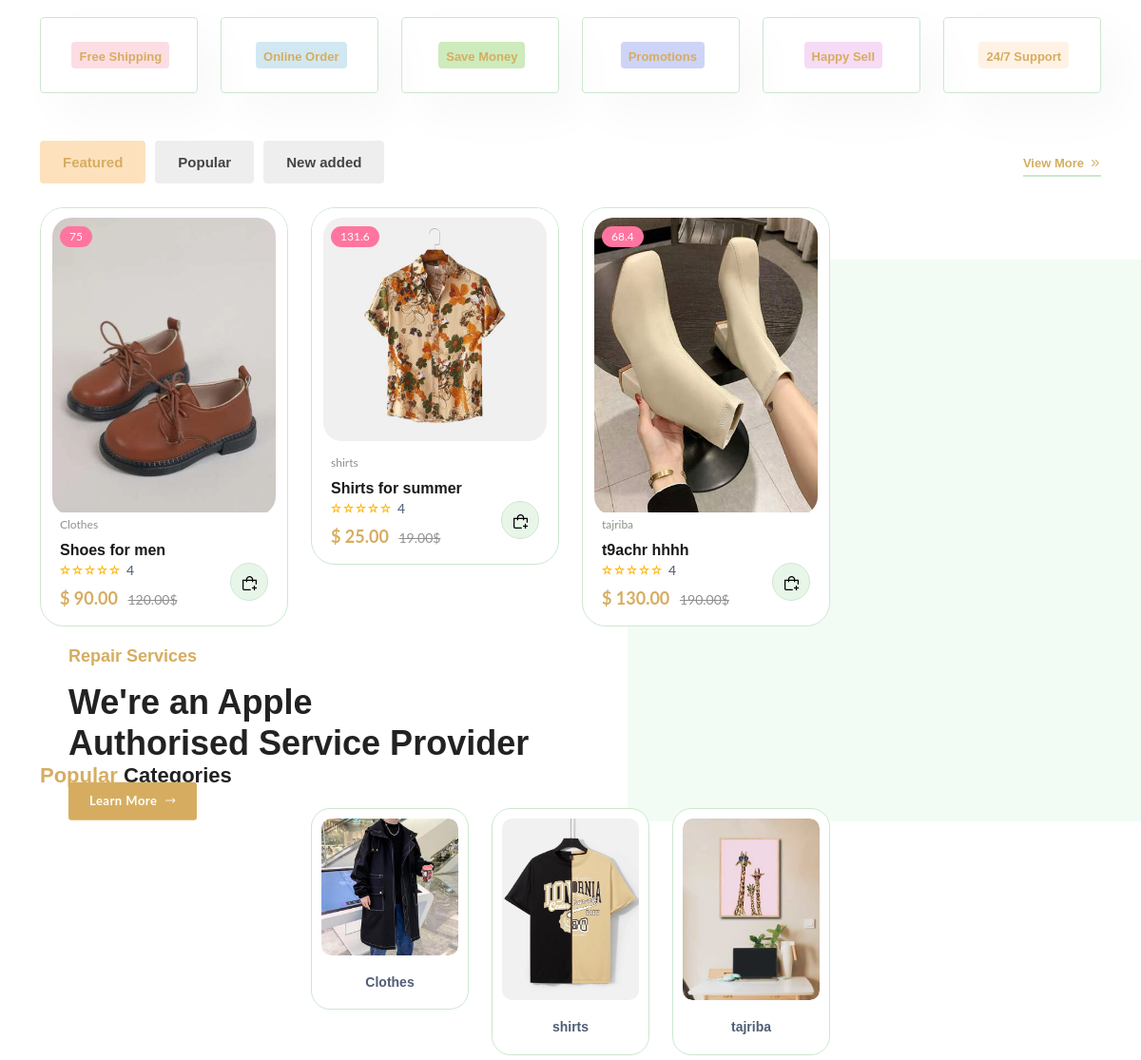
The app's page / (middle part), older data.
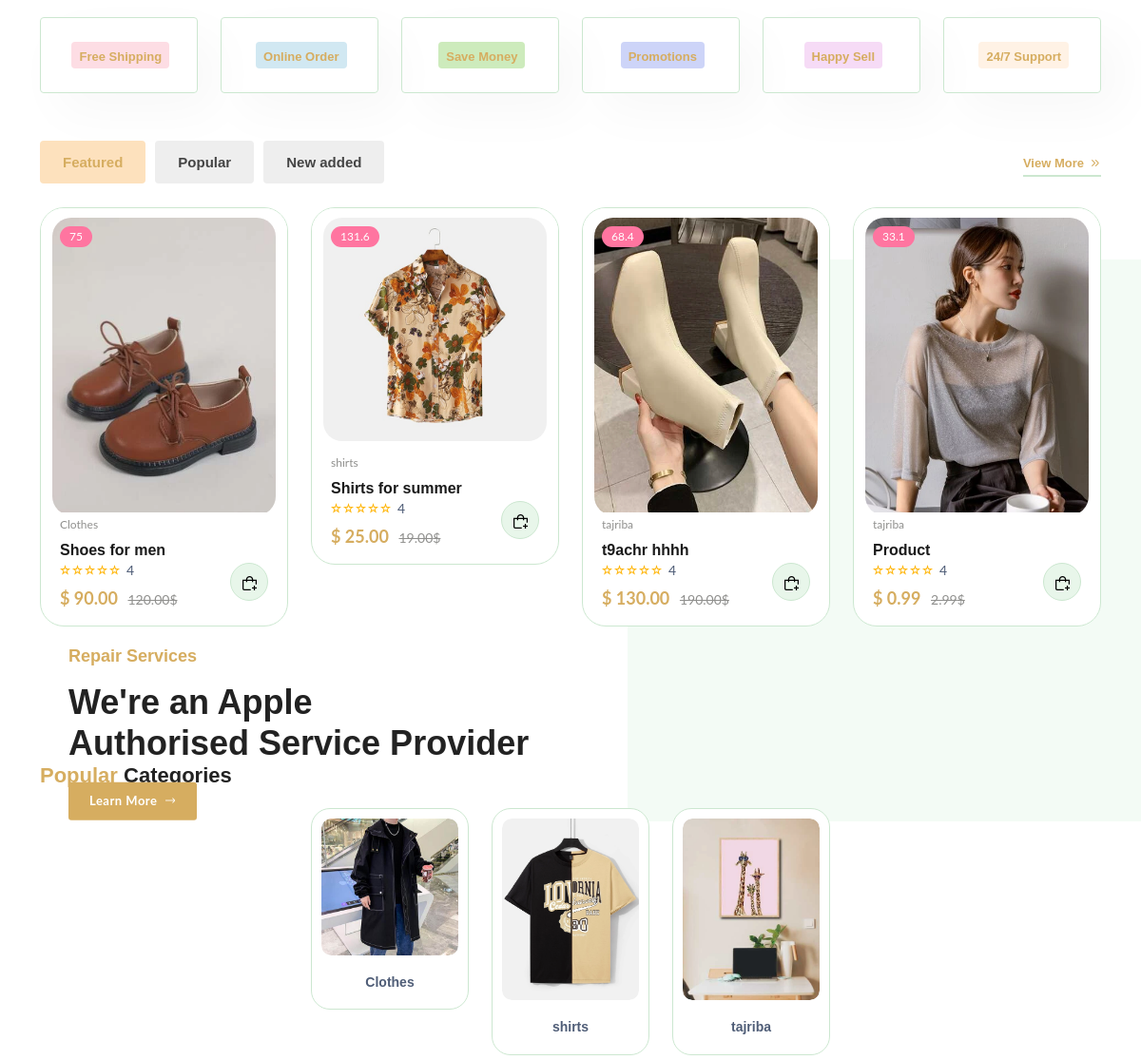
The same page, newer data.
### ecommerce/models.py (models this page shows, shortened)
class Product(models.Model):
    pid = ShortUUIDField(unique=True, length = 10, max_length = 20, prefix="pro", alphabet = "abcdefgh12345")
    user = models.ForeignKey(User, on_delete=models.SET_NULL, null=True)
    category = models.ForeignKey(Category, on_delete=models.SET_NULL, null=True, related_name ="category")
    vendor = models.ForeignKey(Vendor, on_delete=models.SET_NULL, null=True, related_name="products")
    title = models.CharField(max_length=100, default="Product")
    image = models.ImageField(upload_to=user_directory_path, default="product.jpg")
    small_description = RichTextUploadingField(null=True, blank=True, default="small description")
    description = RichTextUploadingField(null=True, blank=True, default="This is the product")
    price = models.DecimalField(max_digits=99999999999999, decimal_places=2, default="0.99")
    old_price = models.DecimalField(max_digits=99999999999999, decimal_places=2, default="2.99")
    specifications = RichTextUploadingField(null=True, blank = True)
    type = models.CharField(max_length=100, default="Organic", null=True, blank = True)
    stock_count = models.CharField(max_length=100, default="12", null=True, blank = True)
    waranty = models.CharField(max_length=100, default="1", null=True, blank = True)
    mfd = models.DateTimeField(auto_now_add=False, null=True, blank = True)
    p_quantity = models.CharField(max_length=100, default="2 shoes")
    frame = models.CharField(max_length=10, default="Iron")
    weight_wo_wheels = models.CharField(max_length=10, default="20LBS")
    weight_capacity = models.CharField(max_length=10, default="80LBS")
    size = models.CharField(max_length=10, default="All Sizes")
    tags = TaggableManager(blank = True)
    product_status = models.CharField(choices=STATUS_CHOICE, max_length=10, default="in_review")
    p_return = models.CharField(choices=RETURN, max_length=50, default="7 Days Return Policy")
    cod = models.CharField(choices=COD, max_length=50, default="Cash on Delivery Available")
    color = models.CharField(choices=COLOR_CHOICES, max_length=50, blank=True, null=True)
    Type_of_packing = models.CharField(choices=PACKAGE_CHOICES, max_length=50, blank=True, null=True, default="Foil Sealed Bags")
    status = models.BooleanField(default=True)
    in_stock = models.BooleanField(default=True)
    featured = models.BooleanField(default=False)
    digital = models.BooleanField(default=False)
    sku = ShortUUIDField(unique=True, length = 10, max_length = 20, prefix="SKU", alphabet = "ABCD1234")
    date = models.DateTimeField(auto_now_add=True)
    updated = models.DateTimeField(null=True, blank=True)
    class Meta:
        verbose_name_plural = "Products"
    def get_percentage(self):
        new_price = (self.price / self.old_price) * 100
        return new_price

class Category(models.Model):
    cid = ShortUUIDField(unique=True, length = 10, max_length = 20, prefix="cat", alphabet = "abcdefgh12345")
    title = models.CharField(max_length=100, default="")
    image = models.ImageField(upload_to="category", default="category.jpg")
    class Meta:
        verbose_name_plural = "Categories"
    def __str__(self):
        return self.title

### ecommerce/views.py (the view)
# urls.py: path("" , index, name = "index"),
def index(request):
    products = Product.objects.filter(product_status = "published", featured = True)
    context = {
        "products": products
    }
    return render(request, 'ecommerce/index.html', context)

### ecommerce/context_processor.py (called while the page is built)
def default(request):
    categories = Category.objects.all()
    try:
        address = Address.objects.get(user=request.user)
    except:
        address = None
    return {
        'categories':categories,
        'address':address,
    }

### templates/ecommerce/index.html (shortened to what this page needs)
{% extends "patials/base.html" %}
{% load static%}
{% block content %}
<main class="main">
    <section class="featured section-padding position-relative">
        <div class="container">
            <div class="row">
                <div class="col-lg-2 col-md-4 mb-md-3 mb-lg-0">
                    <div class="banner-features wow fadeIn animated hover-up">
                        <h4 class="bg-1">Free Shipping</h4>
                    </div>
                </div>
                <div class="col-lg-2 col-md-4 mb-md-3 mb-lg-0">
                    <div class="banner-features wow fadeIn animated hover-up">
                        <h4 class="bg-3">Online Order</h4>
                    </div>
                </div>
                <div class="col-lg-2 col-md-4 mb-md-3 mb-lg-0">
                    <div class="banner-features wow fadeIn animated hover-up">
                        <h4 class="bg-2">Save Money</h4>
                    </div>
                </div>
                <div class="col-lg-2 col-md-4 mb-md-3 mb-lg-0">
                    <div class="banner-features wow fadeIn animated hover-up">
                        <h4 class="bg-4">Promotions</h4>
                    </div>
                </div>
                <div class="col-lg-2 col-md-4 mb-md-3 mb-lg-0">
                    <div class="banner-features wow fadeIn animated hover-up">
                        <h4 class="bg-5">Happy Sell</h4>
                    </div>
                </div>
                <div class="col-lg-2 col-md-4 mb-md-3 mb-lg-0">
                    <div class="banner-features wow fadeIn animated hover-up">
                        <h4 class="bg-6">24/7 Support</h4>
                    </div>
                </div>
            </div>
        </div>
    </section>
    <section class="product-tabs section-padding position-relative wow fadeIn animated">
        <div class="bg-square"></div>
        <div class="container">
            <div class="tab-header">
                <ul class="nav nav-tabs" id="myTab" role="tablist">
                    <li class="nav-item" role="presentation">
                        <button class="nav-link active" id="nav-tab-one" data-bs-toggle="tab" data-bs-target="#tab-one" type="button" role="tab" aria-controls="tab-one" aria-selected="true">Featured</button>
                    </li>
                    <li class="nav-item" role="presentation">
                        <button class="nav-link" id="nav-tab-two" data-bs-toggle="tab" data-bs-target="#tab-two" type="button" role="tab" aria-controls="tab-two" aria-selected="false">Popular</button>
                    </li>
                    <li class="nav-item" role="presentation">
                        <button class="nav-link" id="nav-tab-three" data-bs-toggle="tab" data-bs-target="#tab-three" type="button" role="tab" aria-controls="tab-three" aria-selected="false">New added</button>
                    </li>
                </ul>
                <a href="#" class="view-more d-none d-md-flex">View More<i class="fi-rs-angle-double-small-right"></i></a>
            </div>
            <div class="tab-content wow fadeIn animated" id="myTabContent">
                <div class="tab-pane fade show active" id="tab-one" role="tabpanel" aria-labelledby="tab-one">
                    <div class="row product-grid-4">
                        {% for product in products %}
                        <div class="col-lg-3 col-md-4 col-sm-6 col-xs-6 col-6">
                            <div class="product-cart-wrap mb-30">
                                <div class="product-img-action-wrap">
                                    <div class="product-img product-img-zoom">
                                        <a href="{% url 'ecommerce:product-detail' product.pid %}">
                                            <img class="default-img" src="{{product.image.url}}" alt="">
                                        </a>
                                    </div>
                                    <div class="product-badges product-badges-position product-badges-mrg">
                                        <span class="hot">{{product.get_percentage|floatformat}}</span>
                                    </div>
                                </div>
                                <div class="product-content-wrap">
                                    <div class="product-category">
                                        <a href="shop.html"> {{product.category}} </a>
                                    </div>
                                    <h2><a href="product-details.html"> {{product.title}} </a></h2>
                                    <div class="rating-result" title="90%">
                                        <span>
                                            <span> 4 </span>
                                        </span>
                                    </div>
                                    <div class="product-price">
                                       <span>$</span><span class="current-product-price-{{ product.id }}"> {{product.price}}</span>
                                        <span class="old-price"> {{product.old_price}}$ </span>
                                    </div>
                                    <div class="product-action-1 show">
                                        <button aria-label="Add To Cart" class="add add-to-cart-btn" data-index="{{product.id}}" id = "add-to-cart-btn"><i class="fi-rs-shopping-bag-add"></i></button>
                                    </div>
                                </div>
                            </div>
                        </div>
                        {% endfor %}
                    </div>
                </div>
            </div>
        </div>
    </section>
    <section class="banner-2 section-padding pb-0">
        <div class="container">
            <div class="banner-img banner-big wow fadeIn animated f-none">
                <div class="banner-text d-md-block d-none">
                    <h4 class="mb-15 mt-40 text-brand">Repair Services</h4>
                    <h1 class="fw-600 mb-20">We're an Apple <br>Authorised Service Provider</h1>
                    <a href="shop.html" class="btn">Learn More <i class="fi-rs-arrow-right"></i></a>
                </div>
            </div>
        </div>
    </section>
    <section class="popular-categories section-padding mt-15 mb-25">
        <div class="container wow fadeIn animated">
            <h3 class="section-title mb-20"><span>Popular</span> Categories</h3>
            <div class="carausel-6-columns-cover position-relative">
                <div class="carausel-6-columns" id="carausel-6-columns">
                    {% for c in categories %}
                    <div class="card-1">
                        <figure class=" img-hover-scale overflow-hidden">
                            <a href="{% url 'ecommerce:category_product_list' c.cid %}"><img src="{{c.image.url}}" alt=""></a>
                        </figure>
                        <h5><a href="{% url 'ecommerce:category_product_list' c.cid %}"> {{c.title}} </a></h5>
                    </div>
                    {% endfor %}
                    </div>
                </div>
            </div>
    </section>
    <section class="banners mb-15">
        <div class="container">
            <div class="row">
                <div class="col-lg-4 col-md-6">
                    <div class="banner-img wow fadeIn animated">
                        <div class="banner-text">
                        </div>
                    </div>
                </div>
                <div class="col-lg-4 col-md-6">
                    <div class="banner-img wow fadeIn animated">
                        <div class="banner-text">
                        </div>
                    </div>
                </div>
            </div>
        </div>
    </section>
</main>
{% endblock content %}

### templates/patials/base.html (shortened to what this page needs)
{% load static %}
<!DOCTYPE html>
<html class="no-js" lang="en">
<head>
<link rel="stylesheet" href="{% static 'assets/css/main.css' %}">
<link rel="stylesheet" href="{%  static 'assets/css/custom.css'%}">
<link rel="stylesheet" href="https://cdnjs.cloudflare.com/ajax/libs/font-awesome/6.0.0-beta3/css/all.min.css">
<link rel="stylesheet" href="https://use.fontawesome.com/releases/v5.15.4/css/all.css">
</head>
<body>
{% block content %}
{% endblock content %}
<script src="{% static 'assets/js/shop.js' %}"></script></body>
<script src="{% static 'assets/js/function.js' %}"></script></body>
</html>

Row changes from the older to the newer data that the page shows:
added Product: image (picture), get_percentage "33.1", category "tajriba", title "Product", price "0.99", old_price "2.99"
